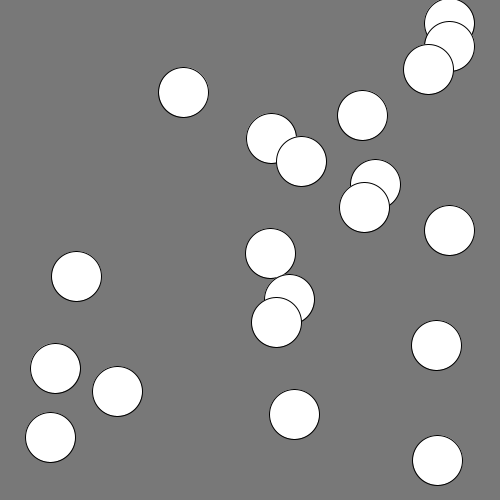
Frame 1 (no input)
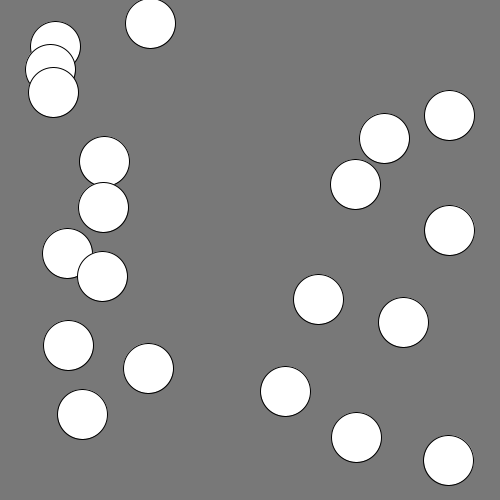
Frame 60 (the mouse pressed at the canvas centre just before this capture)
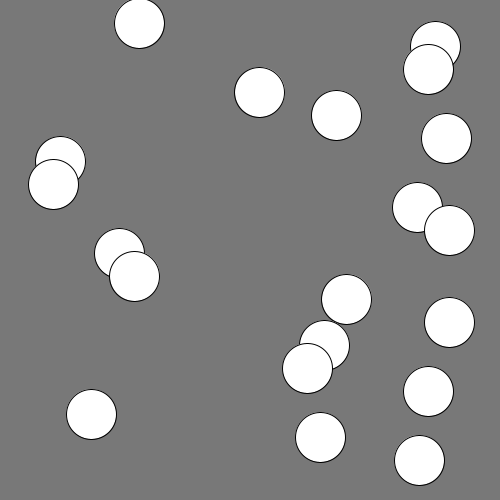
Frame 120 (the mouse held since frame 60 and released just before this capture)

The Processing sketch that drew these frames (run headless with seeded random() and noise(); from frame 60 on, the mouse is pressed at the canvas centre):

// Processing sketch: processing_152171
// ── processing_152171.pde

/*
 * Creative Coding
 * Week 3, 02 - array with sin()
 * by Indae Hwang and Jon McCormack
 * Copyright (c) 2014 Monash University
 *
 * This program demonstrates the use of arrays.
 * It creates three arrays that store the y-position, speed and phase of some oscillating circles.
 * You can change the number of circles by changing the value of num in setup()
 * You can change the background colour by holding the left mouse button and dragging.
 * 
 * Note use of the sin() function. It creates num circles that oscillate horizontally at randomly chosen speeds and with random starting offsets in the cycle.
 * Start by changing the value of num to something higher (20 is good). Notice how the code uses arrays to store the speed and phase (start offset) for each ball.
 * When you change the value of num the code allocates an array of appropriate size. You don’t need to change anything else and the code still works!
 * Can you modify this sketch so that if you click on a circle that circle stops and if you click on it again, it restarts with a new random speed and phase?
 * Some hints: you’ll need to use the mouseClicked() function. Use dist() to check if your mouse position is within each circle’s radius and if so, set that circle’s speed to 0.
 */
 
int   num;  // the number of items in the array (# of circles)
float[] y;   // y-position of each circle (fixed)
float[] speed; // speed of each circle
float[] phase; // phase of each circle
float[] x;   // x-position of each circle
 
float red = 120;
float green = 120;
float blue = 120;
float circSize = 50;

void setup() {
 size(500, 500);
 num = 20;
 // allocate space for each array
 y = new float[num];
 speed = new float[num];
 phase = new float[num];
 x= new float[num];
 // calculate the gap in y based on the number of circles
 float gap = height / (num + 1);
 //setup an initial value for each item in the array
 for (int i=0; i<num; i++) {
  y[i] = gap * (i + 1);   // y is constant for each so can be calculated once
  speed[i] = random(3);
  phase[i] = random(TWO_PI);
 }
}
 
 
void draw() {
 background(red, green, blue);
 for (int i=0; i<num; i++) {
  // calculate the x-position of each ball based on the speed, phase and current frame
  x[i] = width/2 + sin(radians(frameCount*speed[i] ) + phase[i])* 200;
  ellipse(x[i], y[i], circSize, circSize);
 }
}
 
// change the background colour if the mouse is dragged
void mouseDragged() {
 red = map(mouseX, 0, width, 0, 255);
 green = map(mouseY, 0, height, 0, 255);
 blue = map(mouseX+mouseY, 0, width+height, 255, 0);
}
 
void mouseClicked () {
 for (int i=0; i<num; i++) {  
  if (dist(mouseX, mouseY, x[i], y[i]) <= circSize/2) {
   if (speed[i] == 0){
     speed[i] = random(1,4);
    }
    else{   
    speed[i] = 0;
   }
  }
 }
}
